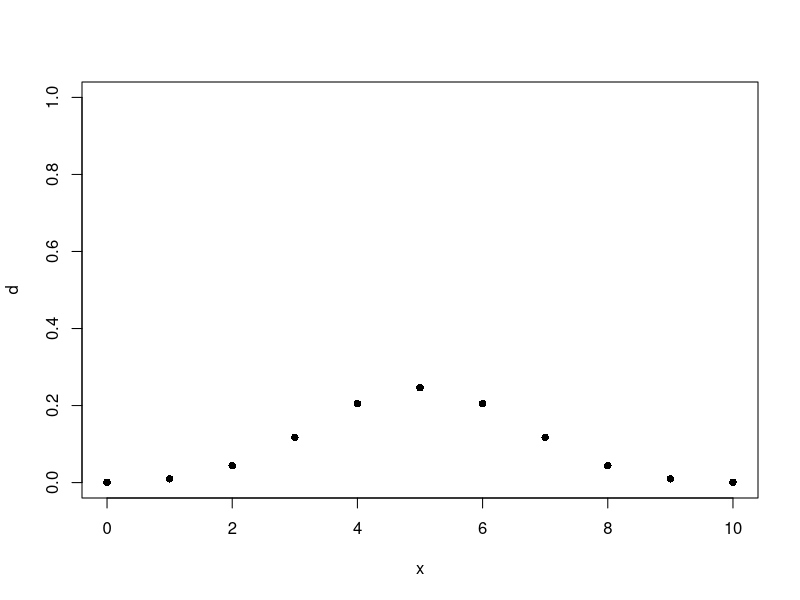
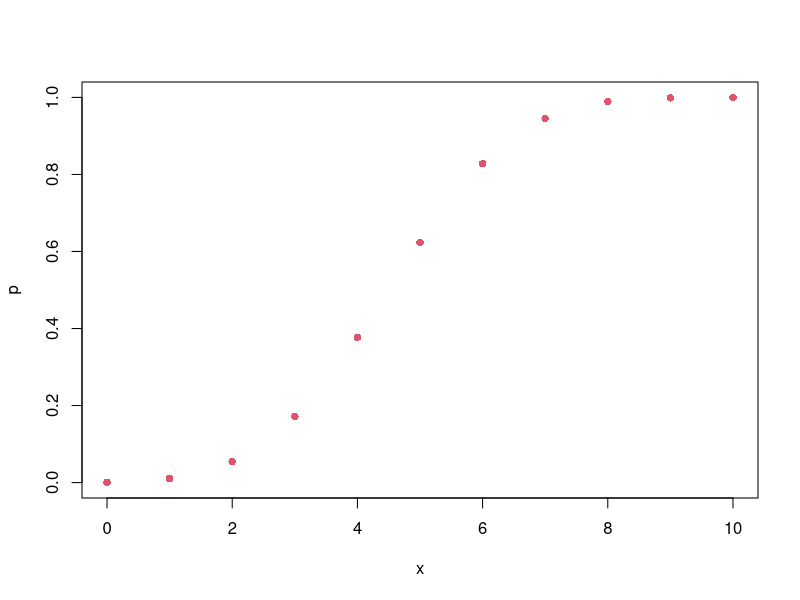
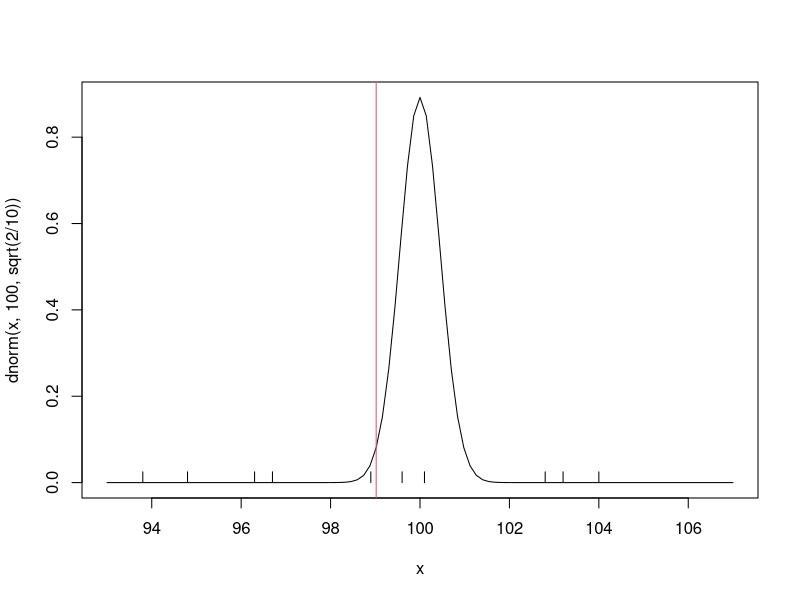
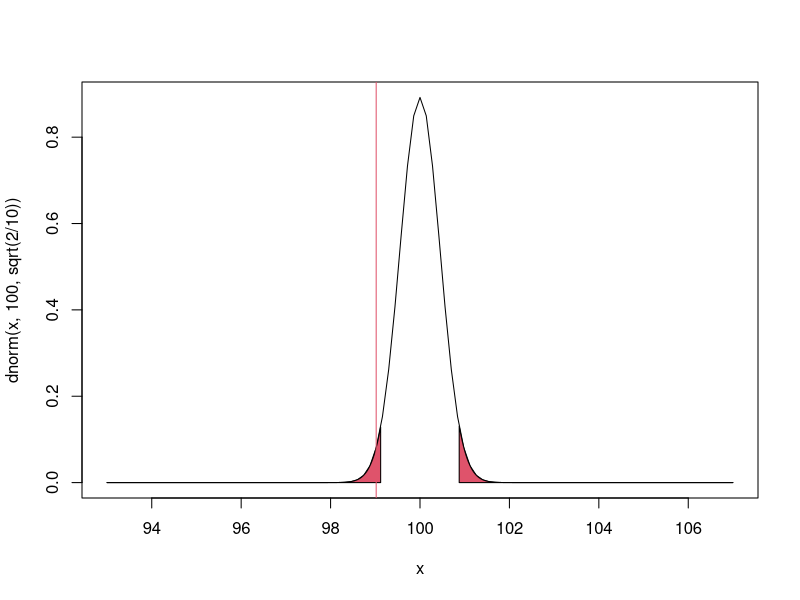
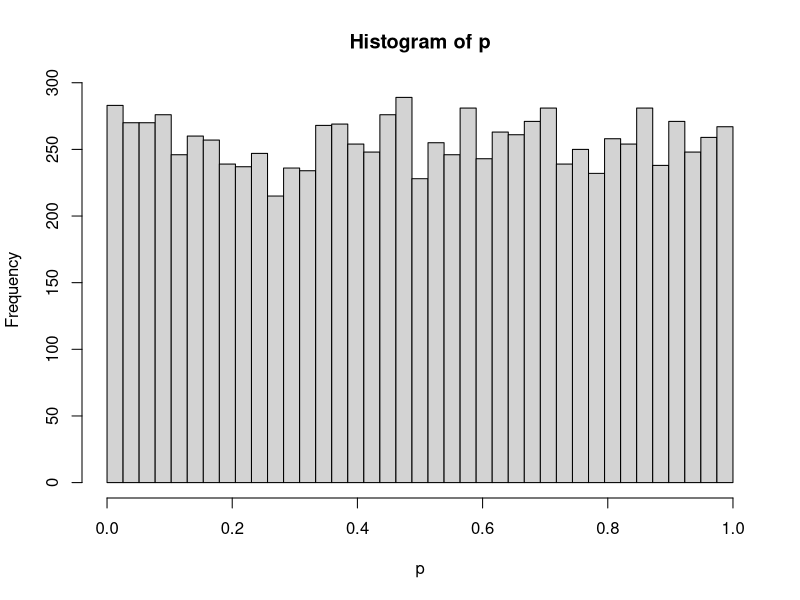
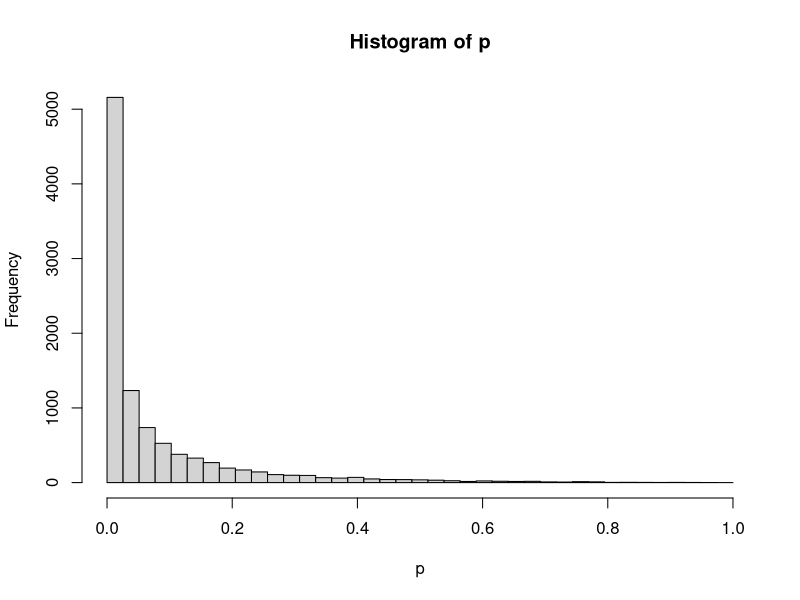
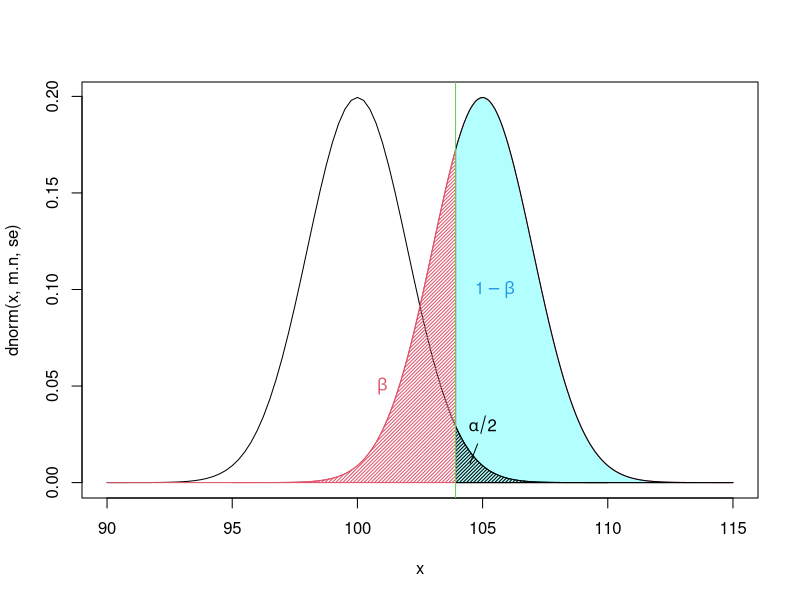
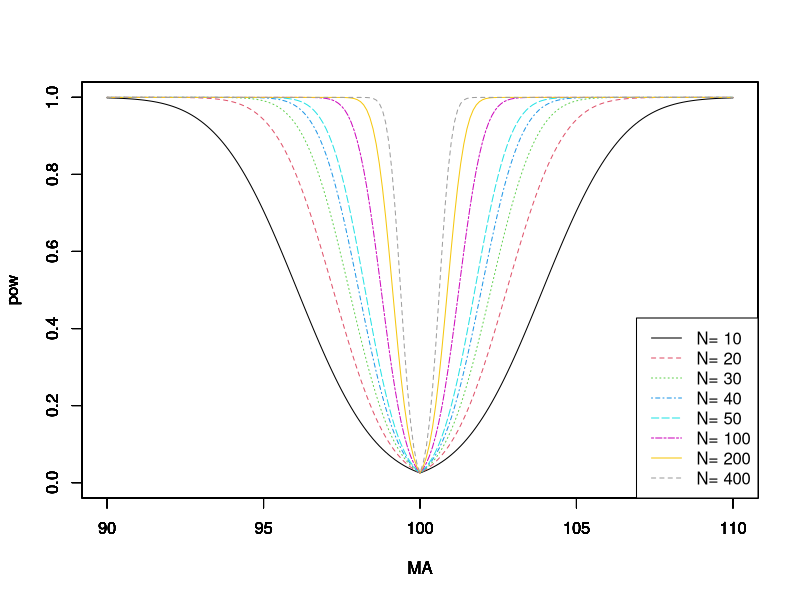

The R source for these figures, in order:
## ---- chunk 1
x <- seq(0,10)
d <- dbinom(x,10,0.5)
plot(x,d,pch=16,ylim=c(0,1))

p <- pbinom(x,10,0.5)
# par(new=T)
plot(x,p,pch=16,col=2,ylim=c(0,1))
## ---- chunk 2
pbinom(3,10,0.5)
## ---- chunk 3
curve(dnorm(x,100,sqrt(2/10)),xlim=c(93,107))
# サンプルデータと標本平均を重ねる
s <- c(102.8, 99.6, 98.9, 103.2, 100.1, 93.8, 104.0, 94.8, 96.3, 96.7)
m <- mean(s)
sy0 <- rep(0,10)
sy1 <- rep(0.025,10)
segments(s,sy0,s,sy1)
abline(v=m,col=2)
## ---- chunk 4
x.l <- seq(93,qnorm(0.025,100,sqrt(2/10)),by=0.01)
x.u <- seq(qnorm(0.975,100,sqrt(2/10)),107,by=0.01)
curve(dnorm(x,100,sqrt(2/10)),xlim=c(93,107))
polygon(c(x.l,rev(x.l)),c(rep(0,length(x.l)),dnorm(rev(x.l),100,sqrt(2/10))),col=2)
polygon(c(x.u,rev(x.u)),c(rep(0,length(x.u)),dnorm(rev(x.u),100,sqrt(2/10))),col=2)
abline(v=m,col=2)
## ---- chunk 5
# p値
pnorm(m,100,sqrt(2/10))
## ---- chunk 6
# 帰無仮説が正しい場合の検定を10000回行いp値の分布を見る
N <- 10^4
p <- numeric(N)

# 平均100、分散25の母集団から100個サンプリングする
for(i in 1:N){
  d <- rnorm(100,100,5)
  m <- mean(d)
  # 標本平均のp値を計算し、格納する
  p[i] <- pnorm(m,100,5/10)
}

hist(p,breaks=seq(0,1,length=40))
## ---- chunk 7
# 平均99、分散25の母集団から100個サンプリングして平均100として検定する
for(i in 1:N){
  d <- rnorm(100,99,5)
  m <- mean(d)
  p[i] <- pnorm(m,100,5/10)
}

hist(p,breaks=seq(0,1,length=40))
## ---- chunk 8
# 母平均（未知）100、母分散（既知）40の集団から10個サンプリングして値の平均をとると105だった
# 帰無仮説と対立仮説の分布を描く
m.n <- 100
m.a <- 105
sd <- sqrt(40)
n <- 10
se <- sd/sqrt(n) # 標準誤差＝標準偏差/sqrt(サンプル数）

curve(dnorm(x,m.n,se),xlim=c(90,115))
curve(dnorm(x,m.a,se),xlim=c(90,115),col=2,add=T)

# 有意水準＝0.05（両側検定）として、棄却域と検出力を描く
polygon(c(seq(qnorm(0.975,m.n,se),115,length=100),seq(115,qnorm(0.975,m.n,se),length=100)),c(rep(0,100),dnorm(seq(115,qnorm(0.975,m.n,se),length=100),m.a,se)),col="#00ffff4C")
polygon(c(seq(qnorm(0.975,m.n,se),110,length=100),seq(110,qnorm(0.975,m.n,se),length=100)),c(rep(0,100),dnorm(seq(110,qnorm(0.975,m.n,se),length=100),m.n,se)),col=1,density=40)
polygon(c(seq(95,qnorm(0.975,m.n,se),length=100),seq(qnorm(0.975,m.n,se),95,length=100)),c(rep(0,100),dnorm(seq(qnorm(0.975,m.n,se),95,length=100),m.a,se)),col=2,density=40)

text(x=101,y=0.05,col=2,labels=expression(beta))
text(x=105,y=0.03,col=1,labels=expression(alpha/2))
text(x=105.5,y=0.10,col=4,labels=expression(1-beta))
segments(104.5,0.01,104.8,0.02)
abline(v=qnorm(0.975,m.n,se),col=3)
## ---- chunk 9
# サンプル数をN=10,20,30,40,50,100,200,400でシミュレーション
N <- c(10,20,30,40,50,100,200,400)
# 対立仮説の平均を90~110まで0.1刻みで設定
MA <- seq(90,110,by=0.1)
labels <- NULL
for(i in 1:length(N)){
  pow <- NULL
  for(j in 1:length(MA)){
    SE <- sd/sqrt(N[i])
    # 対立仮説の平均＞帰無仮説の平均の場合は対立仮説の分布の上側確率、逆の場合は対立仮説の分布の下側確率が検定力となる
    if(MA[j]>=m.n){
      pow <- c(pow,pnorm(qnorm(0.975,m.n,SE),MA[j],SE,lower.tail=F))
    }else{
      pow <- c(pow,pnorm(qnorm(0.025,m.n,SE),MA[j],SE,lower.tail=T))
    }
  }
  labels <- c(labels,paste("N=",N[i]))
  plot(MA,pow,type="l",col=i,lty=i,ylim=c(0,1),xlim=c(min(MA),max(MA)))
  par(new=T)
}
par(new=F)
legend("bottomright",legend=labels,col=1:length(N),lty=1:length(N))
